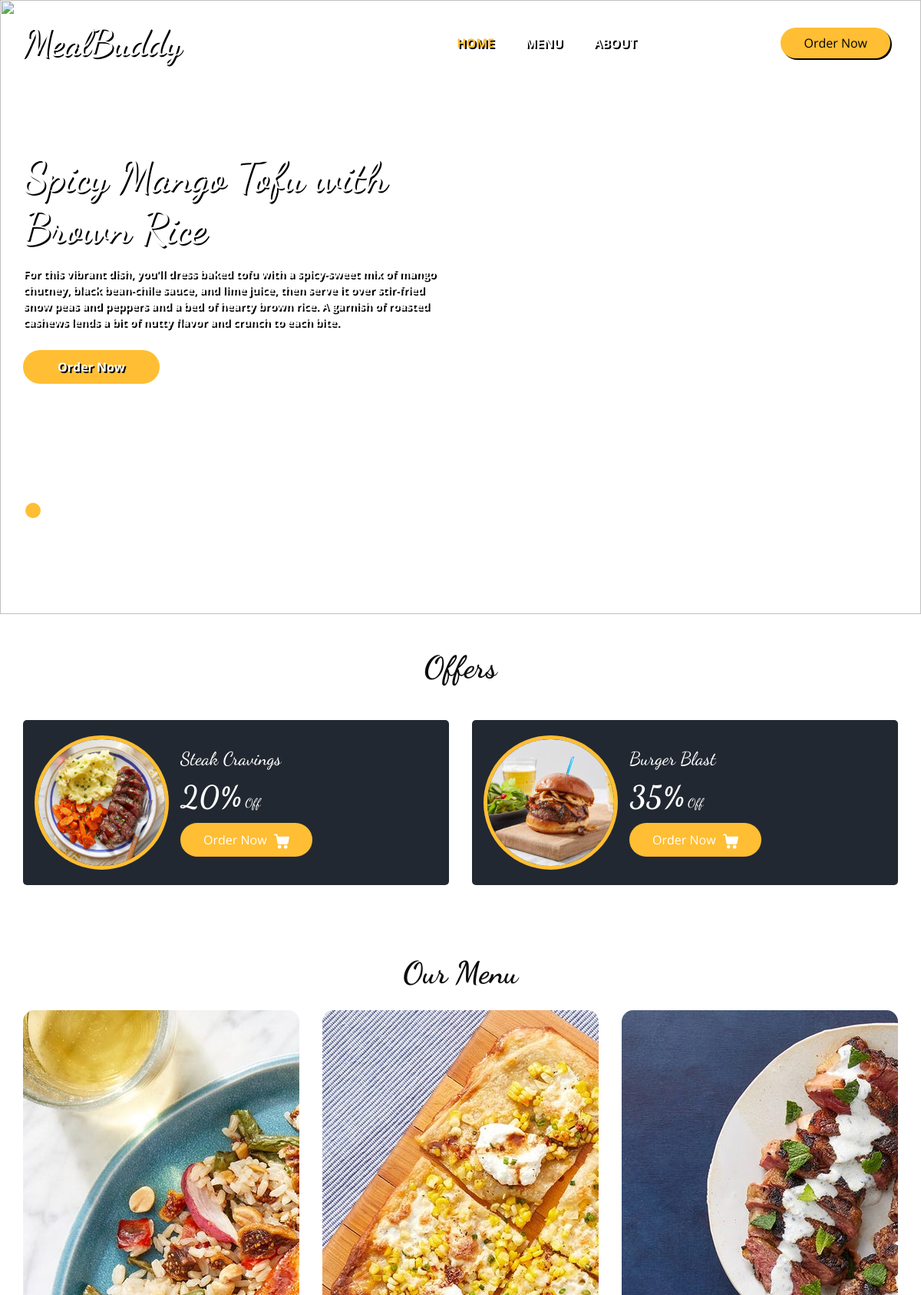
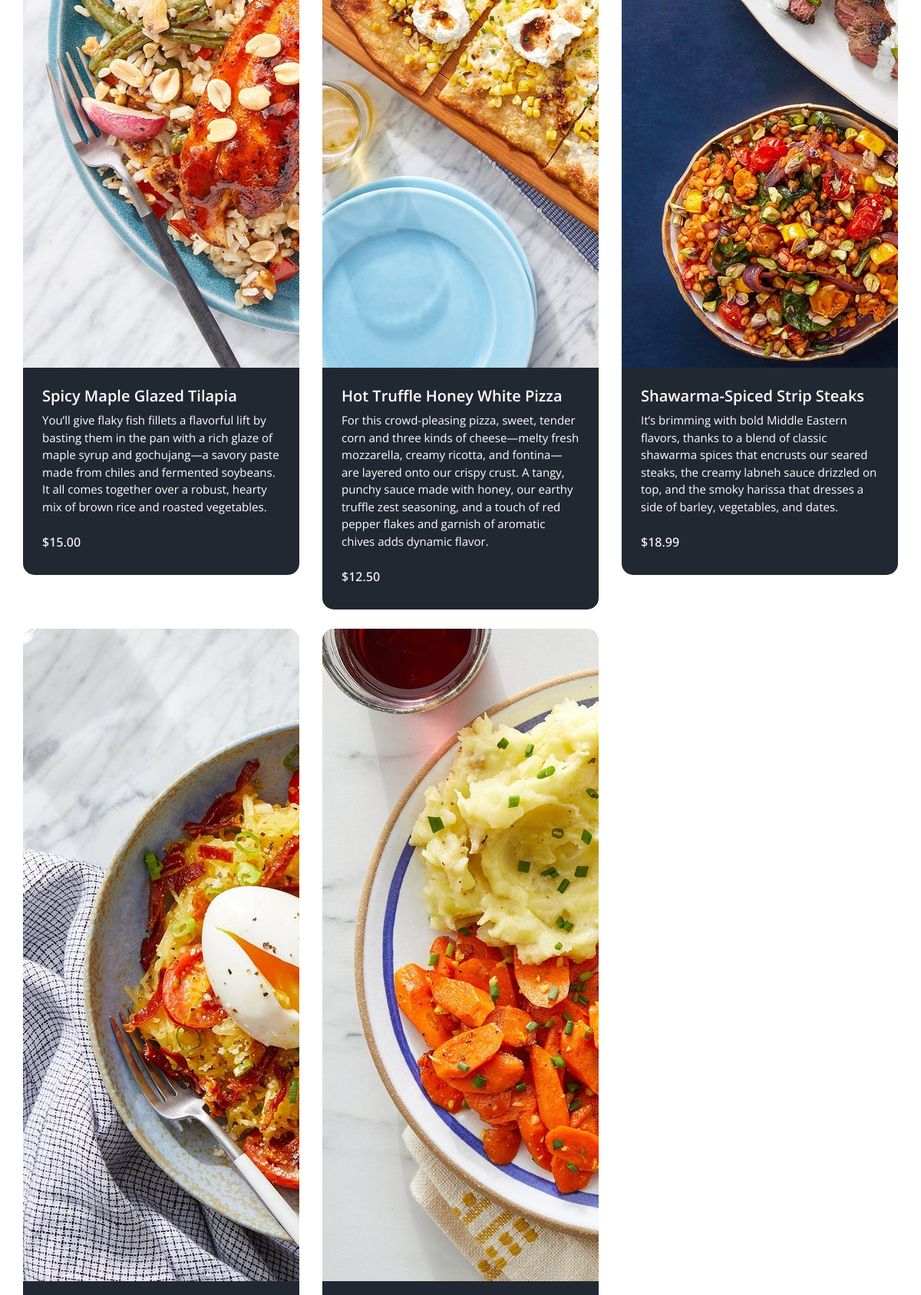
The page / (upper part) on the database its author committed (2 pictures, top to bottom).
### tables this page shows
CREATE TABLE `meals` (
  `uid` int(11) NOT NULL,
  `name` varchar(60) NOT NULL,
  `dscrip` varchar(600) NOT NULL,
  `imglink` varchar(200) NOT NULL,
  `price` varchar(10) NOT NULL,
  `prep_time` int(30) NOT NULL,
  `reviews` int(100) NOT NULL,
  `calories` varchar(255) NOT NULL,
  `ingred` varchar(255) NOT NULL,
  `posppl` varchar(15) NOT NULL
);

### index.php (the view, shortened to what this page needs)
<!DOCTYPE html>
<html>
<head>
  <link rel="stylesheet" type="text/css" href="css/bootstrap.css" />
  <link rel="stylesheet" type="text/css" href="https://cdnjs.cloudflare.com/ajax/libs/OwlCarousel2/2.3.4/assets/owl.carousel.min.css" />
  <link rel="stylesheet" href="https://cdnjs.cloudflare.com/ajax/libs/jquery-nice-select/1.1.0/css/nice-select.min.css" />
  <link href="css/font-awesome.min.css" rel="stylesheet" />
  <link href="css/style.css" rel="stylesheet" />
  <link href="css/responsive.css" rel="stylesheet" />
</head>
<body>
  <div class="hero_area">
    <div class="bg-box">
      <img src="images/bg-3.jpg" alt="">
    </div>
    <header class="header_section">
      <div class="container">
        <nav class="navbar navbar-expand-lg custom_nav-container ">
          <a class="navbar-brand" href="index.php">
            <span>
              MealBuddy
            </span>
          </a>
          <div class="collapse navbar-collapse" id="navbarSupportedContent">
            <ul class="navbar-nav  mx-auto ">
              <li class="nav-item active">
                <a class="nav-link" href="index.php">Home <span class="sr-only">(current)</span></a>
              </li>
              <li class="nav-item">
                <a class="nav-link" href="menu.php">Menu</a>
              </li>
              <li class="nav-item">
                <a class="nav-link" href="about.html">About</a>
              </li>
            </ul>
            <div class="user_option">
              <a href="menu.php" class="order_online">
                Order Now
              </a>
            </div>
          </div>
        </nav>
      </div>
    </header>
    <section class="slider_section ">
      <div id="customCarousel1" class="carousel slide" data-ride="carousel">
        <div class="carousel-inner">
          <div class="carousel-item active">
            <div class="container ">
              <div class="row">
                <div class="col-md-7 col-lg-6 ">
                  <div class="detail-box">
                    <h1>
                      Spicy Mango Tofu with Brown Rice
                    </h1>
                    <p>
                      For this vibrant dish, you’ll dress baked tofu with a spicy-sweet mix of mango chutney, black bean-chile sauce, and lime juice, then serve it over stir-fried snow peas and peppers and a bed of hearty brown rice. A garnish of roasted cashews lends a bit of nutty flavor and crunch to each bite.
                    </p>
                    <div class="btn-box">
                      <a href="menu.php" class="btn1">
                        Order Now
                      </a>
                    </div>
                  </div>
                </div>
              </div>
            </div>
          </div>
        </div>
        <div class="container">
          <ol class="carousel-indicators">
            <li data-target="#customCarousel1" data-slide-to="0" class="active"></li>
            <li data-target="#customCarousel1" data-slide-to="1"></li>
            <li data-target="#customCarousel1" data-slide-to="2"></li>
          </ol>
        </div>
      </div>
    </section>
  </div>
  <section class="offer_section layout_padding-bottom">
    <div class="heading_container heading_center">
      <h2>
        Offers
      </h2>
    </div>
    <div class="offer_container">
      <div class="container ">
        <div class="row">
          <div class="col-md-6  ">
            <div class="box ">
              <div class="img-box">
                <img src="images/off-1.jpg" alt="">
              </div>
              <div class="detail-box">
                <h5>
                  Steak Cravings
                </h5>
                <h6>
                  <span>20%</span> Off
                </h6>
                <a href="menu.php">
                  Order Now
                </a>
              </div>
            </div>
          </div>
          <div class="col-md-6  ">
            <div class="box ">
              <div class="img-box">
                <img src="images/off-2.jpg" alt="">
              </div>
              <div class="detail-box">
                <h5>
                  Burger Blast
                </h5>
                <h6>
                  <span>35%</span> Off
                </h6>
                <a href="menu.php">
                  Order Now
                </a>
              </div>
            </div>
          </div>
        </div>
      </div>
    </div>
  </section>
  <section class="food_section layout_padding-bottom">
    <div class="container">
      <div class="heading_container heading_center">
        <h2>
          Our Menu
        </h2>
      </div>
      <div class="row">
  <?php
  $connec = mysqli_connect('localhost', 'root', '');
  mysqli_select_db($connec, 'mbuddy');
  $query = " SELECT `uid`, `name`, `dscrip`, `imglink`, `price` FROM `meals` ORDER BY uid ASC ";
  $queryexec = mysqli_query($connec, $query);
  $num = mysqli_num_rows($queryexec);
  if($num > 0) {
    while($meals = mysqli_fetch_array($queryexec)){
      ?>
    <div class="col-sm-6 col-lg-4">
      <div class="box">
        <div>
          <div class="img-fluid">
            <?php
            echo "<a href='deets.php?uid={$meals['uid']}'>";
            echo "<img src='{$meals['imglink']}' />";
            echo '</a>';
            ?>
          </div>
          <div class="detail-box">
            <h5>
              <?php echo $meals['name']; ?>
            </h5>
            <p>
              <?php echo $meals['dscrip']; ?>
            </p>
            <div class="options">
              <h6>
                &#36;<?php echo $meals['price']; ?>
              </h6>
            </div>
          </div>
        </div>
      </div>
    </div>
<?php
    }
  }
  ?>
        </div>
      </div>
  </section>
</body>
</html>

### css/responsive.css (style rules this page uses)
@media (min-width: 1200px) { .container { max-width: 1170px; } }

### rows shown on the page
meals: shows a picture, name "Spicy Maple Glazed Tilapia", dscrip "You’ll give flaky fish fillets a flavorful lift by basting them in the pan with a rich glaze of maple syrup and gochujang—a savory paste made from chiles and fermented soybeans. It all comes together over a robust, hearty mix of brown rice and roasted vegetables.", price "15.00"
meals: imglink (picture), name "Hot Truffle Honey White Pizza", dscrip "For this crowd-pleasing pizza, sweet, tender corn and three kinds of cheese—melty fresh mozzarella, creamy ricotta, and fontina—are layered onto our crispy crust. A tangy, punchy sauce made with honey, our earthy truffle zest seasoning, and a touch of red pepper flakes and garnish of aromatic chives adds dynamic flavor.", price "12.50"
meals: imglink (picture), name "Shawarma-Spiced Strip Steaks", dscrip "It’s brimming with bold Middle Eastern flavors, thanks to a blend of classic shawarma spices that encrusts our seared steaks, the creamy labneh sauce drizzled on top, and the smoky harissa that dresses a side of barley, vegetables, and dates.", price "18.99"
meals: shows a picture
meals: imglink (picture)
